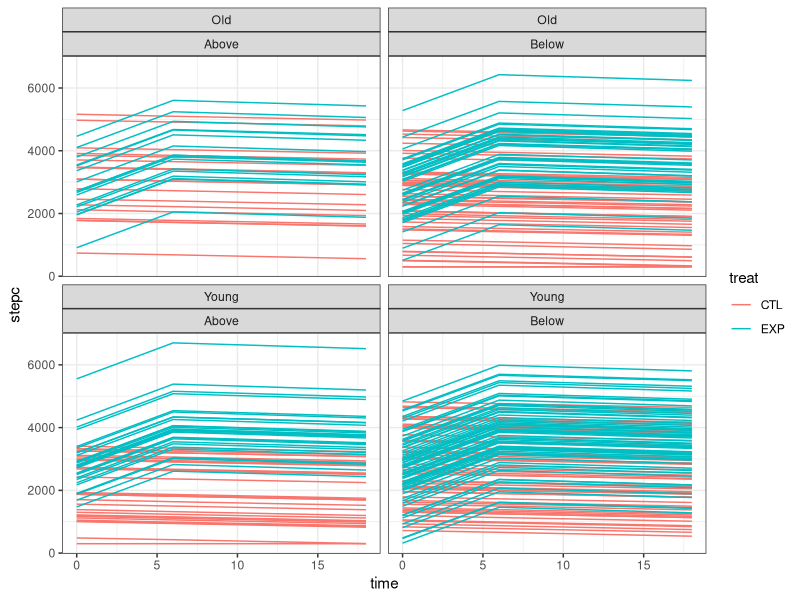
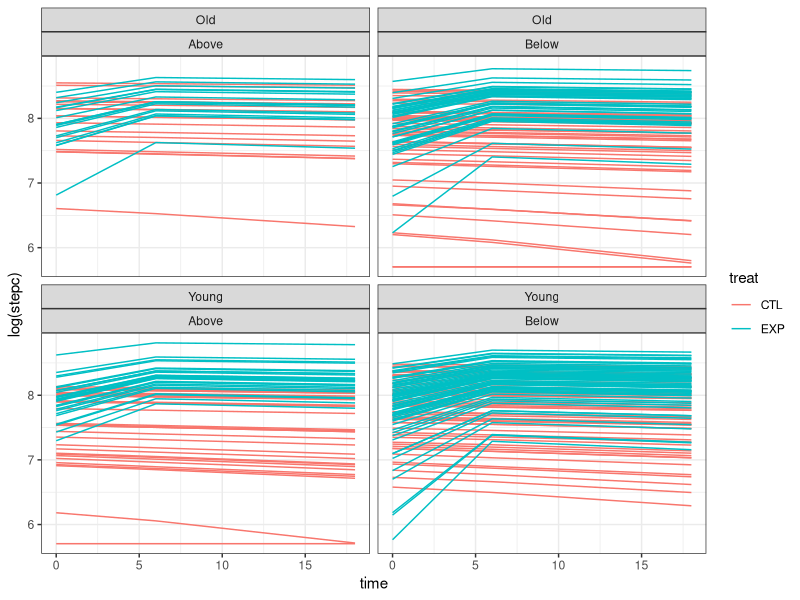
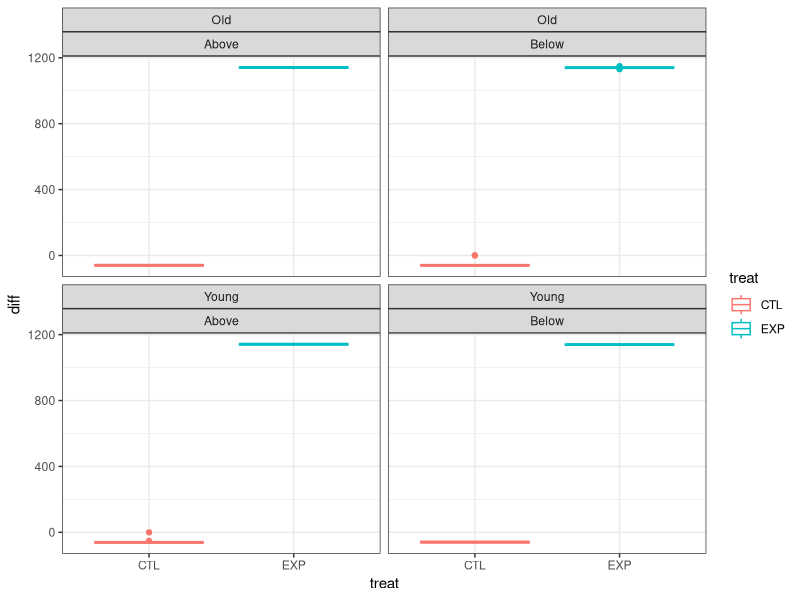

Write R code to recreate these figures, in order.
## ---- chunk 1
knitr::opts_chunk$set(echo = TRUE)
## ---- chunk 2
library(here)
library(nlme)
library(lme4)

library(tidyverse)
library(broom)
library(broom.mixed)
## ---- chunk 3
## import dataset data_lla
data_lla <- read_csv("data/data-lla.csv", 
                     col_types = cols(
                       ## amputation location as binary variable
                       amp.above = col_factor(levels = c("0", "1")),
                       ## older age or not as binary variable 
                       older = col_factor(levels = c("0", "1")))) 


data_lla_diff6 <- data_lla %>% 
  ## change the from long format into wide format
  pivot_wider(names_from = "time",
              values_from = "stepc") %>%
  ## calculated the different from time0 to time6
  mutate(step_diff = abs(`6` - `0`)) %>% 
  ## binary outcome of whether the change of step is over 1000
  mutate(step_diff_1k = case_when(step_diff >= 1000 ~ 1,
                                  step_diff < 1000 ~ 0),
         baseline = `0`)

# View(data_lla_diff6)
## ---- chunk 4
fit_2_0 <- lm(step_diff ~ 1 + treat + older + amp.above,
               # control = fit_control,
               data = data_lla_diff6)

## to get the coefficients
beta_2_0 <- coef(fit_2_0) %>% round(digits = 3)
beta_2_0
## to get the variance-covariance
vcov_2_0 <- vcov(fit_2_0) %>% round(digits = 3)
vcov_2_0


##                  [1]       [2]       [3]       [4]       
## coefs           (Int)      treatEXP  old1      amp.above1
con_trt_old_abv <- c(1,        1,        1,        1)
con_trt_old_blw <- c(1,        1,        1,        0)
con_trt_yng_abv <- c(1,        1,        0,        1)
con_trt_yng_blw <- c(1,        1,        0,        0)

con_ctl_old_abv <- c(1,        0,        1,        1)
con_ctl_old_blw <- c(1,        0,        1,        0)
con_ctl_yng_abv <- c(1,        0,        0,        1)
con_ctl_yng_blw <- c(1,        0,        0,        0)

## this is the contrast of all the 
contr1 <- cbind(con_trt_old_abv,
                con_trt_old_blw,
                con_trt_yng_abv,
                con_trt_yng_blw,
                con_ctl_old_abv,
                con_ctl_old_blw,
                con_ctl_yng_abv,
                con_ctl_yng_blw)

contr1_1 <- cbind(con_trt_old_abv - con_ctl_old_abv,
                  con_trt_old_blw - con_ctl_old_blw,
                  con_trt_yng_abv - con_ctl_yng_abv,
                  con_trt_yng_blw - con_ctl_yng_blw)

rownames(contr1) <- rownames(vcov_2_0)
## ---- chunk 5
mu_2_0 <- t(contr1) %*% beta_2_0 %>%
  as.data.frame() %>%
  dplyr::select("expected_mean" = 1)
## contrast variance covariance matrix
sd_2_0 <- t(contr1) %*% vcov_2_0 %*% contr1 %>%
  diag() %>% sqrt()
cbind(mu_2_0, "standard_error" = sd_2_0) %>%
  round(3)

mu_2_01 <- t(contr1_1) %*% beta_2_0 %>%
  as.data.frame() %>%
  dplyr::select("expected_mean" = 1)
## contrast variance covariance matrix
sd_2_01 <- t(contr1_1) %*% vcov_2_0 %*% contr1_1 %>%
  diag() %>% sqrt()
cbind(mu_2_01, "standard_error" = sd_2_01) %>%
  round(3)

qnorm(0.05, 1081.156,	0.811)	
## ---- chunk 6
data_lla_tf <- data_lla %>%
  mutate(time = as.factor(time))


fit_2_1 <- lmer(stepc ~ 1 + treat * time + older + amp.above + 
                   + (1|id),
                 # control = fit_control,
                 data = data_lla_tf)

## to get the coefficients
beta_2_1 <- (summary(fit_2_1)$coefficients[, 1]) %>% round(digits = 3)
# beta_2_1
## to get the variance-covariance
vcov_2_1 <- vcov(fit_2_1) 
# vcov_2_1

## lmm contrast---------------------------------------------------------------------------
##                      [0]    [1]       [2]   [3]     [4]     [5]       [6]           [7]
## coefs               (Int)  treatEXP  time6 time18  older1  amp.abv1  trtEXP:time6  trtEXP:time18
con_trt_t0 <-   c(1,    1,        0,    0,      1,      1,        0,            0)
con_trt_t6 <-   c(1,    1,        1,    0,      1,      1,        1 * 1,        0)
con_trt_t18 <-  c(1,    1,        0,    1,      1,      1,        0,            1 * 1)
con_ctl_t0 <-   c(1,    0,        0,    0,      1,      1,        0,            0)
con_ctl_t6 <-   c(1,    0,        1,    0,      1,      1,        0,            0)
con_ctl_t18 <-  c(1,    0,        0,    1,      1,      1,        0,            0)
con_trt_t6_t0 <- con_trt_t6 - con_trt_t0
con_ctl_t6_t0 <- con_ctl_t6 - con_ctl_t0
con_trt_t6_t0 - con_ctl_t6_t0
## ---- chunk 7
contrast0 <- cbind(con_trt_t6_t0, con_ctl_t6_t0)
mu_lm <- t(contrast0) %*% beta_2_1 
## standard error for each group
sd_lm <- t(contrast0) %*% vcov_2_1 %*% contrast0 %>%
  diag() %>% sqrt()

cbind(mu_lm, sd_lm) %>%
  as.data.frame() %>%
  dplyr::select("expected mean" = 1,
                "standard_error" = 2) %>%
  round(3)


t <- (1140.121 - (-58.962))/ 1.062; t
## ---- chunk 8
con_trt_t6_t0 <- con_trt_t6 - con_trt_t0
con_ctl_t6_t0 <- con_ctl_t6 - con_ctl_t0

con_tvc_t6_t0 <- con_trt_t6_t0 - con_ctl_t6_t0
mu_2_3 <- t(con_tvc_t6_t0 ) %*% beta_2_1 %>%
  as.data.frame() %>%
  dplyr::select("expected_mean" = 1)
## contrast variance covariance matrix
sd_2_3 <- t(con_tvc_t6_t0 ) %*% vcov_2_1 %*% con_tvc_t6_t0  %>%
  diag() %>% sqrt()

cbind(mu_2_3, "standard_error" = sd_2_3) %>%
  round(3)

qnorm(0.05, mean = 1199.083, sd = 1.501)
pnorm(1000, mean = 1199.083, sd = 1.501)
## ---- chunk 9
fit_2_2 <- glmer(stepc ~ 1 + treat * time + older + amp.above + 
                   + (1|id),
                 family = "poisson",
                 # control = fit_control,
                 data = data_lla_tf)

## to get the coefficients
beta_2_2 <- (summary(fit_2_2)$coefficients[, 1]) %>% round(digits = 3)
# beta_2_2
## to get the variance-covariance
vcov_2_2 <- vcov(fit_2_2) 
# vcov_2_2
## ---- chunk 10
## old amputation above ---------------------------------------------------------------------------
##                      [0]    [1]       [2]   [3]     [4]     [5]       [6]           [7]
## coefs               (Int)  treatEXP  time6 time18  older1  amp.abv1  trtEXP:time6  trtEXP:time18
con_old_abv_trt_t0 <-   c(1,    1,        0,    0,      1,      1,        0,            0)
con_old_abv_trt_t6 <-   c(1,    1,        1,    0,      1,      1,        1 * 1,        0)
con_old_abv_trt_t18 <-  c(1,    1,        0,    1,      1,      1,        0,            1 * 1)
(con_old_abv_trt_t6_t0 <- con_old_abv_trt_t6 - con_old_abv_trt_t0)
(con_old_abv_trt_t18_t0 <- con_old_abv_trt_t18 - con_old_abv_trt_t0)
con_old_abv_ctl_t0 <-   c(1,    0,        0,    0,      1,      1,        0,            0)
con_old_abv_ctl_t6 <-   c(1,    0,        1,    0,      1,      1,        0,            0)
con_old_abv_ctl_t18 <-  c(1,    0,        0,    1,      1,      1,        0,            0)
(con_old_abv_ctl_t6_t0 <- con_old_abv_ctl_t6 - con_old_abv_ctl_t0)
(con_old_abv_ctl_t18_t0 <- con_old_abv_ctl_t18 - con_old_abv_ctl_t0)
## young amputation above ---------------------------------------------------------------------------
##                      [0]    [1]       [2]   [3]     [4]     [5]       [6]           [7]
## coefs               (Int)  treatEXP  time6 time18  older1  amp.abv1  trtEXP:time6  trtEXP:time18
con_yng_abv_trt_t0 <-   c(1,    1,        0,    0,      1,      0,        0,            0)
con_yng_abv_trt_t6 <-   c(1,    1,        1,    0,      1,      0,        1 * 1,        0)
con_yng_abv_trt_t18 <-  c(1,    1,        0,    1,      1,      0,        0,            1 * 1)
con_yng_abv_trt_t6_t0 <- con_yng_abv_trt_t6 - con_yng_abv_trt_t0
con_yng_abv_trt_t18_t0 <- con_yng_abv_trt_t18 - con_yng_abv_trt_t0
con_yng_abv_ctl_t0 <-   c(1,    0,        0,    0,      1,      0,        0,            0)
con_yng_abv_ctl_t6 <-   c(1,    0,        1,    0,      1,      0,        0,            0)
con_yng_abv_ctl_t18 <-  c(1,    0,        0,    1,      1,      0,        0,            0)
con_yng_abv_ctl_t6_t0 <- con_yng_abv_ctl_t6 - con_yng_abv_ctl_t0
con_yng_abv_ctl_t18_t0 <- con_yng_abv_ctl_t18 - con_yng_abv_ctl_t0
## old amputation below ---------------------------------------------------------------------------
##                      [0]    [1]       [2]   [3]     [4]     [5]       [6]           [7]
## coefs               (Int)  treatEXP  time6 time18  older1  amp.abv1  trtEXP:time6  trtEXP:time18
con_old_blw_trt_t0 <-   c(1,    1,        0,    0,      0,      1,        0,            0)
con_old_blw_trt_t6 <-   c(1,    1,        1,    0,      0,      1,        1 * 1,        0)
con_old_blw_trt_t18 <-  c(1,    1,        0,    1,      0,      1,        0,            1 * 1)
con_old_blw_trt_t6_t0 <- con_old_blw_trt_t6 - con_old_blw_trt_t0
con_old_blw_trt_t18_t0 <- con_old_blw_trt_t18 - con_old_blw_trt_t0
con_old_blw_ctl_t0 <-   c(1,    0,        0,    0,      0,      1,        0,            0)
con_old_blw_ctl_t6 <-   c(1,    0,        1,    0,      0,      1,        0,            0)
con_old_blw_ctl_t18 <-  c(1,    0,        0,    1,      0,      1,        0,            0)
con_old_blw_ctl_t6_t0 <- con_old_blw_ctl_t6 - con_old_blw_ctl_t0
con_old_blw_ctl_t18_t0 <- con_old_blw_ctl_t18 - con_old_blw_ctl_t0
## young amputation below ---------------------------------------------------------------------------
##                      [0]    [1]       [2]   [3]     [4]     [5]       [6]           [7]
## coefs               (Int)  treatEXP  time6 time18  ynger1  amp.abv1  trtEXP:time6  trtEXP:time18
con_yng_blw_trt_t0 <-   c(1,    1,        0,    0,      0,      0,        0,            0)
con_yng_blw_trt_t6 <-   c(1,    1,        1,    0,      0,      0,        1 * 1,        0)
con_yng_blw_trt_t18 <-  c(1,    1,        0,    1,      0,      0,        0,            1 * 1)
con_yng_blw_trt_t18_t0 <- con_yng_blw_trt_t18 - con_yng_blw_trt_t0
con_yng_blw_trt_t6_t0 <- con_yng_blw_trt_t6 - con_yng_blw_trt_t0
con_yng_blw_ctl_t0 <-   c(1,    0,        0,    0,      0,      0,        0,            0)
con_yng_blw_ctl_t6 <-   c(1,    0,        1,    0,      0,      0,        0,            0)
con_yng_blw_ctl_t18 <-  c(1,    0,        0,    1,      0,      0,        0,            0)
con_yng_blw_ctl_t18_t0 <- con_yng_blw_ctl_t18 - con_yng_blw_ctl_t0
con_yng_blw_ctl_t6_t0 <- con_yng_blw_ctl_t6 - con_yng_blw_ctl_t0

# contast_old_abv_t06 <- cbind(con_old_abv_trt_t6_t0, con_old_abv_ctl_t6_t0)
# contast_yng_abv_t06 <- cbind(con_yng_abv_trt_t6_t0, con_yng_abv_ctl_t6_t0)
# contast_old_blw_t06 <- cbind(con_old_blw_trt_t6_t0, con_old_blw_ctl_t6_t0)
# contast_yng_blw_t06 <- cbind(con_yng_blw_trt_t6_t0, con_yng_blw_ctl_t6_t0)

contrast1 <- cbind(con_old_abv_trt_t6_t0,
                   con_yng_abv_trt_t6_t0,
                   con_old_blw_trt_t6_t0,
                   con_yng_blw_trt_t6_t0,
                   con_old_abv_ctl_t6_t0,
                   con_yng_abv_ctl_t6_t0,
                   con_old_blw_ctl_t6_t0,
                   con_yng_blw_ctl_t6_t0)
rownames(contrast1) <- rownames(vcov_2_2)
## ---- chunk 11
con_ctl_t0 <- cbind(con_old_abv_trt_t0,
                    con_yng_abv_trt_t0,
                    con_old_blw_trt_t0,
                    con_yng_blw_trt_t0,
                    con_old_abv_ctl_t0,
                    con_yng_abv_ctl_t0,
                    con_old_blw_ctl_t0,
                    con_yng_blw_ctl_t0)

con_ctl_t6 <- cbind(con_old_abv_trt_t6,
                    con_yng_abv_trt_t6,
                    con_old_blw_trt_t6,
                    con_yng_blw_trt_t6,
                    con_old_abv_trt_t6,
                    con_yng_abv_trt_t6,
                    con_old_blw_trt_t6,
                    con_yng_blw_trt_t6)

mu_ctl_t0 <- t(con_ctl_t0) %*% beta_2_2 %>%
  exp() %>%
  as.data.frame() %>%
  dplyr::select("t0" = 1)
sd_ctl_t0 <- t(con_ctl_t0) %*% vcov_2_2 %*% con_ctl_t0 %>%
  diag() %>% sqrt()
mu_ctl_t6 <- t(con_ctl_t6) %*% beta_2_2 %>%
  exp() %>%
  as.data.frame() %>%
  dplyr::select("t6" = 1)
sd_ctl_t6 <- t(con_ctl_t6) %*% vcov_2_2 %*% con_ctl_t6 %>%
  diag() %>% sqrt()


mu_2_2 <- t(contrast1) %*% beta_2_2 %>%
  as.data.frame() %>%
  dplyr::select("log_rate" = 1) %>%
  mutate(rate = exp(log_rate)) 
## contrast variance covariance matrix
sd_2_2 <- t(contrast1) %*% vcov_2_2 %*% contrast1 %>%
  diag() %>% sqrt()

result2 <- cbind(mu_2_2,
      sd_log_rate = sd_2_2,
      mu_ctl_t0,
      mu_ctl_t6) %>% 
  mutate(diff_t6_t0 = (rate - 1) * t0,
         sd_t6_t0 = abs(rate * sd_2_2 * t0)) %>%
  round(3) 
result2
## ---- chunk 12
result3a <- result2[1:4, ]
result3b <- result2[5:8, ]

result4 <- data.frame(diff_trt_ctl = result3a$diff_t6_t0 - result3b$diff_t6_t0,
                      sd_trt_ctl = sqrt(result3a$sd_t6_t0^2 + result3b$sd_t6_t0^2)) %>%
  mutate(q05 = qnorm(0.05, mean = diff_trt_ctl, sd = sd_trt_ctl)) %>%
  round(3)

result4
## ---- chunk 13
plot_lla <- data_lla %>%
  mutate(older = case_when(older == 0 ~ "Young",
                           older == 1 ~ "Old"),
         amp.above = case_when(amp.above == 1 ~ "Above",
                               amp.above == 0 ~ "Below")) %>%
  ggplot(aes(x = time, 
             y = stepc,
             group = id,
             color = treat)) +
  geom_line() +
  facet_wrap(older ~ amp.above)

plot_lla_log <- data_lla %>%
  mutate(older = case_when(older == 0 ~ "Young",
                           older == 1 ~ "Old"),
         amp.above = case_when(amp.above == 1 ~ "Above",
                               amp.above == 0 ~ "Below")) %>%
  ggplot(aes(x = time, 
             y = log(stepc),
             group = id,
             color = treat)) +
  geom_line() +
  facet_wrap(older ~ amp.above)

plot_lla + theme_bw()
plot_lla_log + theme_bw()
## ---- chunk 14
plot_lla2 <- data_lla %>%
  mutate(older = case_when(older == 0 ~ "Young",
                           older == 1 ~ "Old"),
         amp.above = case_when(amp.above == 1 ~ "Above",
                               amp.above == 0 ~ "Below")) %>% 
  pivot_wider(names_from = time, 
              names_prefix = "t", 
              values_from = stepc) %>%
  mutate(diff = t6 - t0) %>% 
  ggplot(aes(y = diff, 
             x = treat,
             color = treat)) +
  geom_boxplot() +
  facet_wrap(older ~ amp.above)

plot_lla2 + theme_bw()
## ---- chunk 15
## lmm contrast---------------------------------------------------------------------------
##                      [0]    [1]       [2]   [3]     [4]     [5]       [6]           [7]
## coefs               (Int)  treatEXP  time6 time18  older1  amp.abv1  trtEXP:time6  trtEXP:time18
con_trt_t0 <-   c(1,    1,        0,    0,      1,      1,        0,            0)
con_trt_t6 <-   c(1,    1,        1,    0,      1,      1,        1 * 1,        0)
con_trt_t18 <-  c(1,    1,        0,    1,      1,      1,        0,            1 * 1)

con_trt_t6_t0 <- con_trt_t6 - con_trt_t0
con_trt_t18_t0 <- con_trt_t18 - con_trt_t0
contrast4 <- con_trt_t18_t0 - con_trt_t6_t0
contrast4

mu_b <- t(contrast4) %*% beta_2_1 
mu_b
## contrast variance covariance matrix
cov_b <- t(contrast4) %*% vcov_2_1 %*% contrast4 %>% as.matrix()


## with both point estimates and standard deviation 
## an anova or pairwise comparison can be performed
W0 <- mu_b^2 * solve(cov_b)
pchisq(W0, df = 1, lower.tail = FALSE)
## ---- chunk 16
contrast5 <- con_old_abv_trt_t18_t0 - con_old_abv_trt_t6_t0
contrast5

mu_b2 <- t(contrast5) %*% beta_2_2 
exp(mu_b2)
## contrast variance covariance matrix
cov_b2 <- t(contrast5) %*% vcov_2_2 %*% contrast5 %>% as.numeric()

W1 <- mu_b2^2 / cov_b2
pchisq(W1, df = 1, lower.tail = FALSE)
